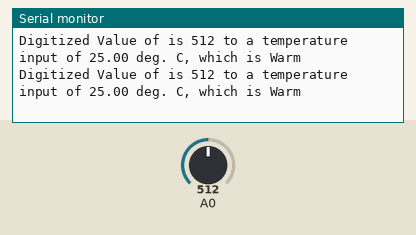
This program was run on a simulated ESP8266 (Wemos D1 mini). On the bench: the last lines printed to the serial monitor. Inputs (shaded band) come from the test bench; at power-on: A0 = 512.

Above: at 2.8 s.
2.9 s: A0 set to 716
At 4.5 s:
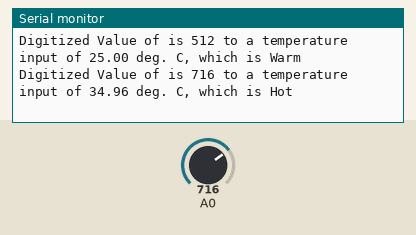
7.5 s: A0 set to 900
At 8.8 s:
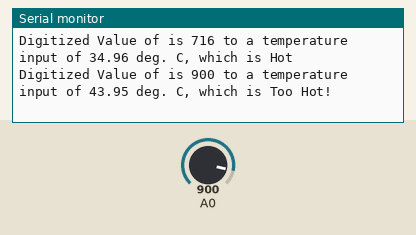
11.5 s: A0 set to 511
At 13.2 s:
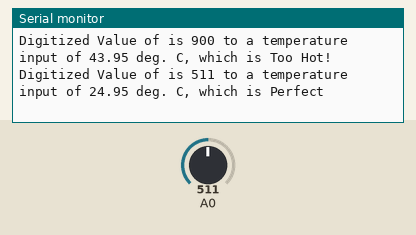
15.5 s: A0 set to 306
At 16.4 s:
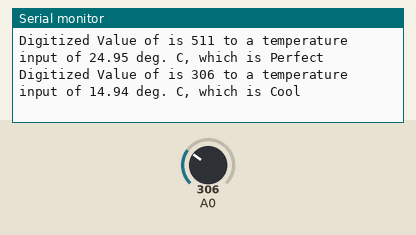
19.5 s: A0 set to 122
At 20.8 s:
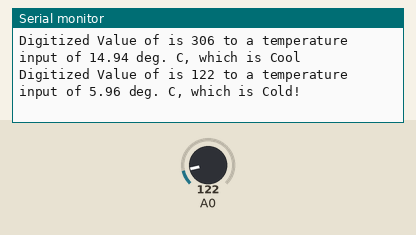

The program:

main.cpp
```cpp
#include <Arduino.h>
//I Sechan Bae, 000803348 certify that this material is my original work. No other person's work has been used without due acknowledgement. I have not made my work available to anyone else."
String getJudgement(double temp){
  double upper[]={10,15,25,30,35,50};
  double lower[]={0,10,15,25,30,35};
  String judgements[]={"Cold!","Cool","Perfect","Warm","Hot","Too Hot!"};
  for(int i=0;i<6;i++){
    if((temp<upper[i])&&(temp>=lower[i])){
      return judgements[i];
    }
  }
  return "Out of Range";
}
void setup() {
  // put your setup code here, to run once:
  Serial.begin(115200);
}

void loop() {
  int iVal;

  // read digitized value from the D1 Mini's A/D convertor
  iVal = analogRead(A0);
  double temp=iVal*0.048828125;
  String judgement=getJudgement(temp);
  // print value to the USB port
  Serial.println("Digitized Value of is " + String(iVal)+ " to a temperature input of "+ String(temp)+" deg. C, which is "+judgement);


  delay(2000);
}
```

Measured:
- after the input at 2.9 s, the serial monitor: prints a new line after 1.1 s (image 1)
- after the input at 7.5 s, the serial monitor: prints a new line after 0.51 s (image 2)
- after the input at 11.5 s, the serial monitor: prints a new line after 0.51 s (image 3)
- after the input at 15.5 s, the serial monitor: prints a new line after 0.51 s (image 4)
- after the input at 19.5 s, the serial monitor: prints a new line after 0.52 s (image 5)
